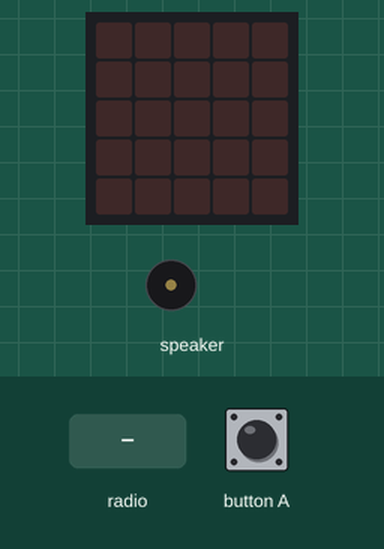
Simulated run of this program. Board: Calliope mini (MakeCode). Shown: the board's 5×5 LED display, buzzer (waves = sounding). The test bench sets the inputs (shaded band).

Above: at 1.2 s.
1.3 s: radio message "." arrives
At 1.82 s:
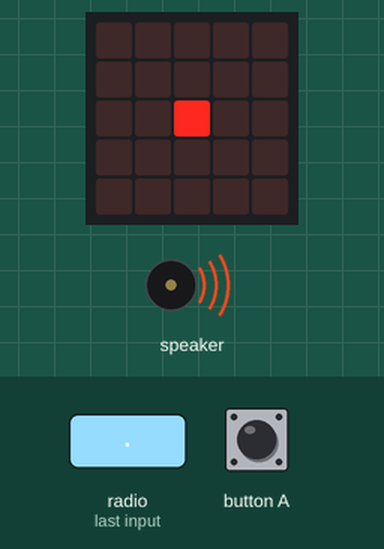
At 3.0 s:
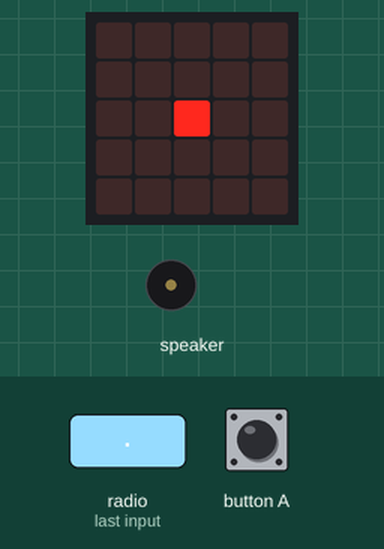
3.4 s: radio message "-" arrives
At 5.6 s:
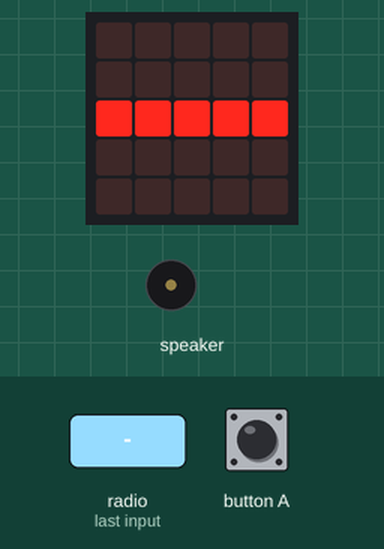
Timing chart, 0 to 7.1 s (numbered marks = the images above; inputs shaded):
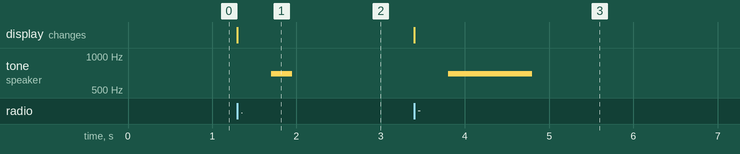

The program:

main.ts
```typescript
input.onButtonPressed(Button.A, function () {
    if (true) {
        music.playTone(330, music.beat(BeatFraction.Whole))
    }
})
radio.onReceivedString(function (receivedString) {
    if (receivedString == ".") {
        images.createImage(`
            . . . . .
            . . . . .
            . . # . .
            . . . . .
            . . . . .
            `).showImage(0)
        music.playTone(698, music.beat(BeatFraction.Half))
    } else if (receivedString == "-") {
        images.createImage(`
            . . . . .
            . . . . .
            # # # # #
            . . . . .
            . . . . .
            `).showImage(0)
        music.playTone(698, music.beat(BeatFraction.Double))
    }
})
radio.setGroup(1)
```

test.ts
```typescript
// Hier kann man Tests durchführen; diese Datei wird nicht kompiliert, wenn dieses Paket als Erweiterung verwendet wird.
```

Measured:
- after the input at 1.3 s, tone on speaker: silent → 698 Hz after 0.40 s, → silent 0.25 s later; the display: changes at once (image 1)
- after the input at 3.4 s, tone on speaker: silent → 698 Hz after 0.40 s, → silent 1.0 s later; the display: changes at once (image 3)
